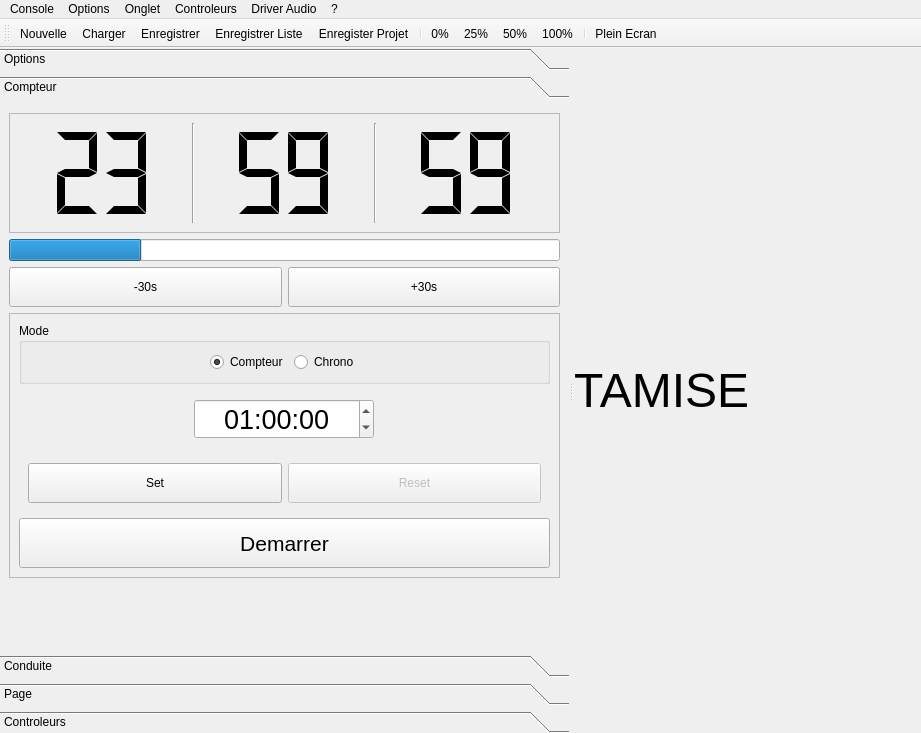
<?xml version="1.0" encoding="UTF-8"?>
<ui version="4.0">
 <class>MainWindowDesign</class>
 <widget class="QMainWindow" name="MainWindowDesign">
  <property name="geometry">
   <rect>
    <x>0</x>
    <y>0</y>
    <width>921</width>
    <height>733</height>
   </rect>
  </property>
  <property name="acceptDrops">
   <bool>true</bool>
  </property>
  <property name="windowTitle">
   <string>MainWindow</string>
  </property>
  <widget class="QWidget" name="centralwidget">
   <layout class="QVBoxLayout" name="verticalLayout">
    <property name="spacing">
     <number>0</number>
    </property>
    <property name="leftMargin">
     <number>0</number>
    </property>
    <property name="topMargin">
     <number>0</number>
    </property>
    <property name="rightMargin">
     <number>0</number>
    </property>
    <property name="bottomMargin">
     <number>0</number>
    </property>
    <item>
     <widget class="QSplitter" name="splitter">
      <property name="orientation">
       <enum>Qt::Horizontal</enum>
      </property>
      <widget class="QToolBox" name="toolBox">
       <property name="currentIndex">
        <number>1</number>
       </property>
       <widget class="QWidget" name="toolBoxOptions">
        <property name="geometry">
         <rect>
          <x>0</x>
          <y>0</y>
          <width>576</width>
          <height>534</height>
         </rect>
        </property>
        <attribute name="label">
         <string>Options</string>
        </attribute>
        <layout class="QVBoxLayout" name="verticalLayout_2">
         <item>
          <layout class="QHBoxLayout" name="horizontalLayout_2">
           <item>
            <widget class="QLabel" name="label">
             <property name="text">
              <string>Style</string>
             </property>
            </widget>
           </item>
           <item>
            <widget class="QComboBox" name="optionsStyleCombo"/>
           </item>
          </layout>
         </item>
         <item>
          <widget class="QGroupBox" name="optionCustWin">
           <property name="title">
            <string>Dimensions et Positions à l'ouverture.</string>
           </property>
           <property name="checkable">
            <bool>false</bool>
           </property>
           <property name="checked">
            <bool>false</bool>
           </property>
           <layout class="QVBoxLayout" name="verticalLayout_3">
            <item>
             <widget class="QRadioButton" name="optionDefaultWin">
              <property name="text">
               <string>Utiliser les valeurs par defaut</string>
              </property>
              <property name="checked">
               <bool>true</bool>
              </property>
             </widget>
            </item>
            <item>
             <widget class="QRadioButton" name="optionLastWin">
              <property name="text">
               <string>Garder les Dimensions et Positions Actuelles.</string>
              </property>
              <property name="checked">
               <bool>false</bool>
              </property>
             </widget>
            </item>
            <item>
             <widget class="QRadioButton" name="optionFS">
              <property name="text">
               <string>Ouvrir en Plein Ecran</string>
              </property>
             </widget>
            </item>
            <item>
             <widget class="QRadioButton" name="optionCustomWin">
              <property name="text">
               <string>Utiliser des paramètres personnalisées</string>
              </property>
             </widget>
            </item>
            <item>
             <widget class="QGroupBox" name="optionCustWinPos">
              <property name="enabled">
               <bool>false</bool>
              </property>
              <property name="title">
               <string>Position fenetre</string>
              </property>
              <property name="checkable">
               <bool>false</bool>
              </property>
              <property name="checked">
               <bool>false</bool>
              </property>
              <layout class="QHBoxLayout" name="horizontalLayout_3">
               <item>
                <widget class="QLabel" name="label_4">
                 <property name="text">
                  <string>X</string>
                 </property>
                </widget>
               </item>
               <item>
                <widget class="QSpinBox" name="optionCustWinPosX">
                 <property name="maximum">
                  <number>4096</number>
                 </property>
                </widget>
               </item>
               <item>
                <widget class="QLabel" name="label_5">
                 <property name="text">
                  <string>Y</string>
                 </property>
                </widget>
               </item>
               <item>
                <widget class="QSpinBox" name="optionCustWinPosY">
                 <property name="maximum">
                  <number>4096</number>
                 </property>
                </widget>
               </item>
               <item>
                <spacer name="horizontalSpacer">
                 <property name="orientation">
                  <enum>Qt::Horizontal</enum>
                 </property>
                 <property name="sizeHint" stdset="0">
                  <size>
                   <width>40</width>
                   <height>20</height>
                  </size>
                 </property>
                </spacer>
               </item>
              </layout>
             </widget>
            </item>
            <item>
             <widget class="QGroupBox" name="optionCustWinDim">
              <property name="enabled">
               <bool>false</bool>
              </property>
              <property name="title">
               <string>Dimension Fenetre</string>
              </property>
              <property name="checkable">
               <bool>false</bool>
              </property>
              <property name="checked">
               <bool>false</bool>
              </property>
              <layout class="QHBoxLayout" name="horizontalLayout_4">
               <item>
                <widget class="QLabel" name="label_6">
                 <property name="text">
                  <string>X</string>
                 </property>
                </widget>
               </item>
               <item>
                <widget class="QSpinBox" name="optionCustWinDimX">
                 <property name="maximum">
                  <number>4096</number>
                 </property>
                </widget>
               </item>
               <item>
                <widget class="QLabel" name="label_7">
                 <property name="text">
                  <string>Y</string>
                 </property>
                </widget>
               </item>
               <item>
                <widget class="QSpinBox" name="optionCustWinDimY">
                 <property name="maximum">
                  <number>4096</number>
                 </property>
                </widget>
               </item>
               <item>
                <spacer name="horizontalSpacer_2">
                 <property name="orientation">
                  <enum>Qt::Horizontal</enum>
                 </property>
                 <property name="sizeHint" stdset="0">
                  <size>
                   <width>40</width>
                   <height>20</height>
                  </size>
                 </property>
                </spacer>
               </item>
              </layout>
             </widget>
            </item>
            <item>
             <widget class="QPushButton" name="optionCustWinButton">
              <property name="enabled">
               <bool>false</bool>
              </property>
              <property name="text">
               <string>Utiliser la dimension et la position actuelle</string>
              </property>
             </widget>
            </item>
           </layout>
          </widget>
         </item>
         <item>
          <widget class="QGroupBox" name="groupBox">
           <property name="title">
            <string>Onglets Maximum</string>
           </property>
           <layout class="QHBoxLayout" name="horizontalLayout_6">
            <item>
             <widget class="QLabel" name="label_2">
              <property name="text">
               <string>(0= Illimité)</string>
              </property>
             </widget>
            </item>
            <item>
             <widget class="QSpinBox" name="optionOngletsMax"/>
            </item>
           </layout>
          </widget>
         </item>
         <item>
          <widget class="QGroupBox" name="groupBox_2">
           <property name="title">
            <string>Controlleurs Max Par Onglets</string>
           </property>
           <layout class="QHBoxLayout" name="horizontalLayout_5">
            <item>
             <widget class="QLabel" name="label_3">
              <property name="text">
               <string>(0= Illimité)</string>
              </property>
             </widget>
            </item>
            <item>
             <widget class="QSpinBox" name="optionGearsMax"/>
            </item>
           </layout>
          </widget>
         </item>
         <item>
          <spacer name="verticalSpacer">
           <property name="orientation">
            <enum>Qt::Vertical</enum>
           </property>
           <property name="sizeHint" stdset="0">
            <size>
             <width>20</width>
             <height>40</height>
            </size>
           </property>
          </spacer>
         </item>
        </layout>
       </widget>
       <widget class="QWidget" name="toolBoxCompteur">
        <property name="geometry">
         <rect>
          <x>0</x>
          <y>0</y>
          <width>576</width>
          <height>534</height>
         </rect>
        </property>
        <attribute name="label">
         <string>Compteur</string>
        </attribute>
        <layout class="QVBoxLayout" name="verticalLayout_5">
         <item>
          <widget class="QFrame" name="frame">
           <property name="minimumSize">
            <size>
             <width>0</width>
             <height>120</height>
            </size>
           </property>
           <property name="frameShape">
            <enum>QFrame::StyledPanel</enum>
           </property>
           <property name="frameShadow">
            <enum>QFrame::Raised</enum>
           </property>
           <layout class="QHBoxLayout" name="horizontalLayout">
            <item>
             <widget class="QLCDNumber" name="compteurH">
              <property name="frameShape">
               <enum>QFrame::NoFrame</enum>
              </property>
              <property name="digitCount">
               <number>2</number>
              </property>
              <property name="segmentStyle">
               <enum>QLCDNumber::Flat</enum>
              </property>
              <property name="value" stdset="0">
               <double>23.000000000000000</double>
              </property>
              <property name="intValue" stdset="0">
               <number>23</number>
              </property>
             </widget>
            </item>
            <item>
             <widget class="Line" name="line">
              <property name="orientation">
               <enum>Qt::Vertical</enum>
              </property>
             </widget>
            </item>
            <item>
             <widget class="QLCDNumber" name="compteurM">
              <property name="frameShape">
               <enum>QFrame::NoFrame</enum>
              </property>
              <property name="smallDecimalPoint">
               <bool>false</bool>
              </property>
              <property name="digitCount">
               <number>2</number>
              </property>
              <property name="segmentStyle">
               <enum>QLCDNumber::Flat</enum>
              </property>
              <property name="value" stdset="0">
               <double>59.000000000000000</double>
              </property>
             </widget>
            </item>
            <item>
             <widget class="Line" name="line_2">
              <property name="orientation">
               <enum>Qt::Vertical</enum>
              </property>
             </widget>
            </item>
            <item>
             <widget class="QLCDNumber" name="compteurS">
              <property name="frameShape">
               <enum>QFrame::NoFrame</enum>
              </property>
              <property name="frameShadow">
               <enum>QFrame::Plain</enum>
              </property>
              <property name="lineWidth">
               <number>1</number>
              </property>
              <property name="digitCount">
               <number>2</number>
              </property>
              <property name="segmentStyle">
               <enum>QLCDNumber::Flat</enum>
              </property>
              <property name="value" stdset="0">
               <double>59.000000000000000</double>
              </property>
             </widget>
            </item>
           </layout>
          </widget>
         </item>
         <item>
          <widget class="QProgressBar" name="compteurProgBar">
           <property name="value">
            <number>24</number>
           </property>
           <property name="textVisible">
            <bool>false</bool>
           </property>
          </widget>
         </item>
         <item>
          <layout class="QHBoxLayout" name="horizontalLayout_11">
           <item>
            <widget class="QPushButton" name="compteurmoins30s">
             <property name="minimumSize">
              <size>
               <width>0</width>
               <height>40</height>
              </size>
             </property>
             <property name="text">
              <string>-30s</string>
             </property>
            </widget>
           </item>
           <item>
            <widget class="QPushButton" name="compteurplus30s">
             <property name="minimumSize">
              <size>
               <width>0</width>
               <height>40</height>
              </size>
             </property>
             <property name="text">
              <string>+30s</string>
             </property>
            </widget>
           </item>
          </layout>
         </item>
         <item>
          <layout class="QHBoxLayout" name="horizontalLayout_10"/>
         </item>
         <item>
          <widget class="QFrame" name="frame_2">
           <property name="frameShape">
            <enum>QFrame::StyledPanel</enum>
           </property>
           <property name="frameShadow">
            <enum>QFrame::Raised</enum>
           </property>
           <layout class="QVBoxLayout" name="verticalLayout_4">
            <item>
             <widget class="QGroupBox" name="groupBox_3">
              <property name="title">
               <string>Mode</string>
              </property>
              <layout class="QHBoxLayout" name="horizontalLayout_8">
               <item>
                <spacer name="horizontalSpacer_4">
                 <property name="orientation">
                  <enum>Qt::Horizontal</enum>
                 </property>
                 <property name="sizeHint" stdset="0">
                  <size>
                   <width>40</width>
                   <height>20</height>
                  </size>
                 </property>
                </spacer>
               </item>
               <item>
                <widget class="QRadioButton" name="compteurModeCo">
                 <property name="text">
                  <string>Compteur</string>
                 </property>
                 <property name="checked">
                  <bool>true</bool>
                 </property>
                </widget>
               </item>
               <item>
                <widget class="QRadioButton" name="compteurModeCh">
                 <property name="text">
                  <string>Chrono</string>
                 </property>
                </widget>
               </item>
               <item>
                <spacer name="horizontalSpacer_3">
                 <property name="orientation">
                  <enum>Qt::Horizontal</enum>
                 </property>
                 <property name="sizeHint" stdset="0">
                  <size>
                   <width>40</width>
                   <height>20</height>
                  </size>
                 </property>
                </spacer>
               </item>
              </layout>
             </widget>
            </item>
            <item>
             <widget class="QWidget" name="widget_2" native="true">
              <layout class="QHBoxLayout" name="horizontalLayout_9">
               <item>
                <widget class="QTimeEdit" name="compteurTime">
                 <property name="minimumSize">
                  <size>
                   <width>180</width>
                   <height>40</height>
                  </size>
                 </property>
                 <property name="maximumSize">
                  <size>
                   <width>150</width>
                   <height>16777215</height>
                  </size>
                 </property>
                 <property name="font">
                  <font>
                   <pointsize>20</pointsize>
                  </font>
                 </property>
                 <property name="alignment">
                  <set>Qt::AlignCenter</set>
                 </property>
                 <property name="displayFormat">
                  <string>HH:mm:ss</string>
                 </property>
                 <property name="time">
                  <time>
                   <hour>1</hour>
                   <minute>0</minute>
                   <second>0</second>
                  </time>
                 </property>
                </widget>
               </item>
              </layout>
             </widget>
            </item>
            <item>
             <widget class="QWidget" name="widget" native="true">
              <layout class="QHBoxLayout" name="horizontalLayout_7">
               <item>
                <widget class="QPushButton" name="compteurSet">
                 <property name="minimumSize">
                  <size>
                   <width>0</width>
                   <height>40</height>
                  </size>
                 </property>
                 <property name="text">
                  <string>Set</string>
                 </property>
                </widget>
               </item>
               <item>
                <widget class="QPushButton" name="compteurReset">
                 <property name="enabled">
                  <bool>false</bool>
                 </property>
                 <property name="minimumSize">
                  <size>
                   <width>0</width>
                   <height>40</height>
                  </size>
                 </property>
                 <property name="text">
                  <string>Reset</string>
                 </property>
                </widget>
               </item>
              </layout>
             </widget>
            </item>
            <item>
             <widget class="QPushButton" name="compteurStart">
              <property name="minimumSize">
               <size>
                <width>0</width>
                <height>50</height>
               </size>
              </property>
              <property name="font">
               <font>
                <pointsize>16</pointsize>
               </font>
              </property>
              <property name="text">
               <string>Demarrer</string>
              </property>
             </widget>
            </item>
           </layout>
          </widget>
         </item>
         <item>
          <spacer name="verticalSpacer_2">
           <property name="orientation">
            <enum>Qt::Vertical</enum>
           </property>
           <property name="sizeHint" stdset="0">
            <size>
             <width>20</width>
             <height>40</height>
            </size>
           </property>
          </spacer>
         </item>
        </layout>
       </widget>
       <widget class="ConduiteWidget" name="toolBoxConduite">
        <property name="geometry">
         <rect>
          <x>0</x>
          <y>0</y>
          <width>576</width>
          <height>534</height>
         </rect>
        </property>
        <attribute name="label">
         <string>Conduite</string>
        </attribute>
       </widget>
       <widget class="PageDialog" name="toolBoxPage">
        <property name="geometry">
         <rect>
          <x>0</x>
          <y>0</y>
          <width>576</width>
          <height>534</height>
         </rect>
        </property>
        <attribute name="label">
         <string>Page</string>
        </attribute>
       </widget>
       <widget class="GearDialog" name="toolBoxControleurs">
        <property name="geometry">
         <rect>
          <x>0</x>
          <y>0</y>
          <width>576</width>
          <height>534</height>
         </rect>
        </property>
        <attribute name="label">
         <string>Controleurs</string>
        </attribute>
       </widget>
      </widget>
      <widget class="QWidget" name="layoutWidget">
       <layout class="QHBoxLayout" name="layout1">
        <property name="spacing">
         <number>0</number>
        </property>
        <property name="leftMargin">
         <number>1</number>
        </property>
        <property name="topMargin">
         <number>1</number>
        </property>
        <property name="rightMargin">
         <number>1</number>
        </property>
        <property name="bottomMargin">
         <number>1</number>
        </property>
        <item>
         <widget class="QLabel" name="TitreSoft">
          <property name="styleSheet">
           <string notr="true">font: 36pt;</string>
          </property>
          <property name="text">
           <string>TAMISE</string>
          </property>
          <property name="scaledContents">
           <bool>false</bool>
          </property>
          <property name="wordWrap">
           <bool>true</bool>
          </property>
          <property name="buddy">
           <cstring>TitreSoft</cstring>
          </property>
         </widget>
        </item>
       </layout>
      </widget>
     </widget>
    </item>
   </layout>
  </widget>
  <widget class="QMenuBar" name="menubar">
   <property name="geometry">
    <rect>
     <x>0</x>
     <y>0</y>
     <width>921</width>
     <height>21</height>
    </rect>
   </property>
   <widget class="QMenu" name="menuConsole">
    <property name="title">
     <string>Console</string>
    </property>
    <addaction name="actionNouvelle"/>
    <addaction name="actionCharger"/>
    <addaction name="actionEnregistrer"/>
    <addaction name="actionEnregistrer_Liste"/>
    <addaction name="actionEnregister_Projet"/>
   </widget>
   <widget class="QMenu" name="menuOptions">
    <property name="title">
     <string>Options</string>
    </property>
    <addaction name="actionOptions"/>
    <addaction name="actionCompteur"/>
    <addaction name="actionConduite_Scenique"/>
    <addaction name="actionPages"/>
    <addaction name="actionAjouter"/>
    <addaction name="actionInformations"/>
    <addaction name="separator"/>
    <addaction name="actionBarre_de_Menu"/>
    <addaction name="actionPlein_Ecran"/>
    <addaction name="actionCacher_Panneau"/>
    <addaction name="separator"/>
    <addaction name="actionQuitter"/>
   </widget>
   <widget class="QMenu" name="menu">
    <property name="title">
     <string>?</string>
    </property>
    <addaction name="actionA_Propos"/>
    <addaction name="actionUpdate"/>
   </widget>
   <widget class="QMenu" name="menuControleurs">
    <property name="title">
     <string>Controleurs</string>
    </property>
    <addaction name="actionMutePage"/>
    <addaction name="actionMuteAll"/>
    <addaction name="separator"/>
    <addaction name="actionMutePageRemove"/>
    <addaction name="actionMuteAllRemove"/>
    <addaction name="separator"/>
    <addaction name="actionNextPage"/>
    <addaction name="actionNextAll"/>
    <addaction name="separator"/>
    <addaction name="actionNextPageRemove"/>
    <addaction name="actionNextAllRemove"/>
   </widget>
   <widget class="QMenu" name="menuControleurs_2">
    <property name="title">
     <string>Onglet</string>
    </property>
    <widget class="QMenu" name="menuVolume">
     <property name="title">
      <string>Volume des controleurs</string>
     </property>
     <addaction name="action0"/>
     <addaction name="action25"/>
     <addaction name="action50"/>
     <addaction name="action75"/>
     <addaction name="action100"/>
    </widget>
    <widget class="QMenu" name="menuMettre_tout_les_controleurs_la_suite">
     <property name="title">
      <string>Mettre tout les controleurs à la suite</string>
     </property>
     <addaction name="actionNextYes"/>
     <addaction name="actionNextNo"/>
    </widget>
    <addaction name="menuVolume"/>
    <addaction name="separator"/>
    <addaction name="menuMettre_tout_les_controleurs_la_suite"/>
    <addaction name="actionStoper_tous_les_controleurs"/>
   </widget>
   <widget class="QMenu" name="menuDriver_Audio">
    <property name="title">
     <string>Driver Audio</string>
    </property>
   </widget>
   <addaction name="menuConsole"/>
   <addaction name="menuOptions"/>
   <addaction name="menuControleurs_2"/>
   <addaction name="menuControleurs"/>
   <addaction name="menuDriver_Audio"/>
   <addaction name="menu"/>
  </widget>
  <widget class="QToolBar" name="Raccourcis">
   <property name="windowTitle">
    <string>toolBar</string>
   </property>
   <property name="iconSize">
    <size>
     <width>16</width>
     <height>16</height>
    </size>
   </property>
   <property name="toolButtonStyle">
    <enum>Qt::ToolButtonTextUnderIcon</enum>
   </property>
   <attribute name="toolBarArea">
    <enum>TopToolBarArea</enum>
   </attribute>
   <attribute name="toolBarBreak">
    <bool>false</bool>
   </attribute>
   <addaction name="actionNouvelle"/>
   <addaction name="actionCharger"/>
   <addaction name="actionEnregistrer"/>
   <addaction name="actionEnregistrer_Liste"/>
   <addaction name="actionEnregister_Projet"/>
   <addaction name="separator"/>
   <addaction name="action0"/>
   <addaction name="action25"/>
   <addaction name="action50"/>
   <addaction name="action100"/>
   <addaction name="separator"/>
   <addaction name="actionPlein_Ecran"/>
  </widget>
  <action name="actionNouvelle">
   <property name="icon">
    <iconset resource="res.qrc">
     <normaloff>:/img/res/Actions-system-reboot-icon.png</normaloff>:/img/res/Actions-system-reboot-icon.png</iconset>
   </property>
   <property name="text">
    <string>Nouvelle</string>
   </property>
   <property name="shortcut">
    <string>F1</string>
   </property>
  </action>
  <action name="actionCharger">
   <property name="icon">
    <iconset resource="res.qrc">
     <normaloff>:/img/res/Actions-system-log-out-icon.png</normaloff>:/img/res/Actions-system-log-out-icon.png</iconset>
   </property>
   <property name="text">
    <string>Charger</string>
   </property>
   <property name="shortcut">
    <string>F2</string>
   </property>
  </action>
  <action name="actionEnregistrer">
   <property name="icon">
    <iconset resource="res.qrc">
     <normaloff>:/img/res/Save-icon.png</normaloff>:/img/res/Save-icon.png</iconset>
   </property>
   <property name="text">
    <string>Enregistrer</string>
   </property>
   <property name="shortcut">
    <string>F3</string>
   </property>
  </action>
  <action name="actionAjouter">
   <property name="icon">
    <iconset resource="res.qrc">
     <normaloff>:/img/res/Menu.png</normaloff>:/img/res/Menu.png</iconset>
   </property>
   <property name="text">
    <string>Controleurs</string>
   </property>
   <property name="shortcut">
    <string>F9</string>
   </property>
  </action>
  <action name="actionPlein_Ecran">
   <property name="checkable">
    <bool>true</bool>
   </property>
   <property name="icon">
    <iconset resource="res.qrc">
     <normaloff>:/img/res/Fullscreen.png</normaloff>:/img/res/Fullscreen.png</iconset>
   </property>
   <property name="text">
    <string>Plein Ecran</string>
   </property>
   <property name="shortcut">
    <string>F11</string>
   </property>
  </action>
  <action name="actionInformations">
   <property name="icon">
    <iconset resource="res.qrc">
     <normaloff>:/img/res/History.png</normaloff>:/img/res/History.png</iconset>
   </property>
   <property name="text">
    <string>Informations</string>
   </property>
   <property name="shortcut">
    <string>F10</string>
   </property>
  </action>
  <action name="actionConduite_Scenique">
   <property name="icon">
    <iconset resource="res.qrc">
     <normaloff>:/img/res/Menu.png</normaloff>:/img/res/Menu.png</iconset>
   </property>
   <property name="text">
    <string>Conduite Scenique</string>
   </property>
   <property name="shortcut">
    <string>F7</string>
   </property>
  </action>
  <action name="actionQuitter">
   <property name="icon">
    <iconset resource="res.qrc">
     <normaloff>:/img/res/Actions-system-shutdown-icon.png</normaloff>:/img/res/Actions-system-shutdown-icon.png</iconset>
   </property>
   <property name="text">
    <string>Quitter</string>
   </property>
   <property name="shortcut">
    <string>Ctrl+End</string>
   </property>
  </action>
  <action name="actionA_Propos">
   <property name="icon">
    <iconset resource="res.qrc">
     <normaloff>:/img/res/Get Info Blue Button.png</normaloff>:/img/res/Get Info Blue Button.png</iconset>
   </property>
   <property name="text">
    <string>A Propos</string>
   </property>
  </action>
  <action name="actionOptions">
   <property name="icon">
    <iconset resource="res.qrc">
     <normaloff>:/img/res/Gear.png</normaloff>:/img/res/Gear.png</iconset>
   </property>
   <property name="text">
    <string>Options</string>
   </property>
   <property name="shortcut">
    <string>F5</string>
   </property>
  </action>
  <action name="actionCacher_Panneau">
   <property name="icon">
    <iconset resource="res.qrc">
     <normaloff>:/img/res/Menu.png</normaloff>:/img/res/Menu.png</iconset>
   </property>
   <property name="text">
    <string>Panneau</string>
   </property>
   <property name="shortcut">
    <string>F12</string>
   </property>
  </action>
  <action name="actionEnregistrer_Liste">
   <property name="icon">
    <iconset resource="res.qrc">
     <normaloff>:/img/res/Save-icon.png</normaloff>:/img/res/Save-icon.png</iconset>
   </property>
   <property name="text">
    <string>Enregistrer Liste</string>
   </property>
   <property name="shortcut">
    <string>F4</string>
   </property>
  </action>
  <action name="actionBarre_de_Menu">
   <property name="checkable">
    <bool>true</bool>
   </property>
   <property name="icon">
    <iconset resource="res.qrc">
     <normaloff>:/img/res/Menu.png</normaloff>:/img/res/Menu.png</iconset>
   </property>
   <property name="text">
    <string>Barre de Menu</string>
   </property>
   <property name="shortcut">
    <string>ScrollLock</string>
   </property>
  </action>
  <action name="actionUpdate">
   <property name="icon">
    <iconset resource="res.qrc">
     <normaloff>:/img/res/Transfer.png</normaloff>:/img/res/Transfer.png</iconset>
   </property>
   <property name="text">
    <string>Mise à jour</string>
   </property>
  </action>
  <action name="actionPages">
   <property name="icon">
    <iconset resource="res.qrc">
     <normaloff>:/img/res/Menu.png</normaloff>:/img/res/Menu.png</iconset>
   </property>
   <property name="text">
    <string>Pages</string>
   </property>
   <property name="shortcut">
    <string>F8</string>
   </property>
  </action>
  <action name="actionMutePage">
   <property name="text">
    <string>Sourdine</string>
   </property>
  </action>
  <action name="actionMuteAll">
   <property name="text">
    <string>Onglet actuel en Sourdine</string>
   </property>
  </action>
  <action name="actionEnregister_Projet">
   <property name="icon">
    <iconset resource="res.qrc">
     <normaloff>:/img/res/Save-icon.png</normaloff>:/img/res/Save-icon.png</iconset>
   </property>
   <property name="text">
    <string>Enregister Projet</string>
   </property>
   <property name="shortcut">
    <string>Ctrl+F4</string>
   </property>
  </action>
  <action name="actionNextPage">
   <property name="text">
    <string>Mettre Tous les controleurs de l'onglet sur suivant</string>
   </property>
  </action>
  <action name="actionNextAll">
   <property name="text">
    <string>Mettre tous les controleurs sur suivant</string>
   </property>
  </action>
  <action name="actionMutePageRemove">
   <property name="text">
    <string>Enlever l'onglet de la sourdine</string>
   </property>
  </action>
  <action name="actionMuteAllRemove">
   <property name="text">
    <string>Enlever tous les onglets de la sourdine</string>
   </property>
  </action>
  <action name="actionNextPageRemove">
   <property name="text">
    <string>Enlever tous les controleurs de l'onglet de suivant</string>
   </property>
  </action>
  <action name="actionNextAllRemove">
   <property name="text">
    <string>Enlever tous les controleurs de suivant</string>
   </property>
  </action>
  <action name="action0">
   <property name="text">
    <string>0%</string>
   </property>
  </action>
  <action name="action25">
   <property name="text">
    <string>25%</string>
   </property>
  </action>
  <action name="action50">
   <property name="text">
    <string>50%</string>
   </property>
  </action>
  <action name="action100">
   <property name="text">
    <string>100%</string>
   </property>
  </action>
  <action name="actionMettre_tout_en_simple">
   <property name="text">
    <string>Enlever la Lecture des suivant</string>
   </property>
  </action>
  <action name="actionNextYes">
   <property name="text">
    <string>Oui</string>
   </property>
  </action>
  <action name="actionNextNo">
   <property name="text">
    <string>Non</string>
   </property>
  </action>
  <action name="actionTous_les_activer">
   <property name="text">
    <string>Tous les activer</string>
   </property>
  </action>
  <action name="actionTous_les_desactiver">
   <property name="text">
    <string>Tous les désactiver</string>
   </property>
  </action>
  <action name="actionStoper_tous_les_controleurs">
   <property name="text">
    <string>Stoper tous les controleurs</string>
   </property>
  </action>
  <action name="action75">
   <property name="text">
    <string>75%</string>
   </property>
  </action>
  <action name="actionCompteur">
   <property name="icon">
    <iconset resource="res.qrc">
     <normaloff>:/img/res/Menu.png</normaloff>:/img/res/Menu.png</iconset>
   </property>
   <property name="text">
    <string>Compteur/Chrono</string>
   </property>
   <property name="shortcut">
    <string>F6</string>
   </property>
  </action>
  <action name="actionCompteur_Chrono">
   <property name="text">
    <string>Compteur/Chrono</string>
   </property>
  </action>
 </widget>
 <customwidgets>
  <customwidget>
   <class>ConduiteWidget</class>
   <extends>QWidget</extends>
   <header location="global">conduitewidget.h</header>
   <container>1</container>
  </customwidget>
  <customwidget>
   <class>GearDialog</class>
   <extends>QWidget</extends>
   <header location="global">geardialog.h</header>
   <container>1</container>
  </customwidget>
  <customwidget>
   <class>PageDialog</class>
   <extends>QWidget</extends>
   <header>pagedialog.h</header>
   <container>1</container>
  </customwidget>
 </customwidgets>
 <resources>
  <include location="res.qrc"/>
 </resources>
 <connections>
  <connection>
   <sender>actionBarre_de_Menu</sender>
   <signal>toggled(bool)</signal>
   <receiver>menubar</receiver>
   <slot>hide()</slot>
   <hints>
    <hint type="sourcelabel">
     <x>-1</x>
     <y>-1</y>
    </hint>
    <hint type="destinationlabel">
     <x>294</x>
     <y>10</y>
    </hint>
   </hints>
  </connection>
  <connection>
   <sender>optionCustomWin</sender>
   <signal>toggled(bool)</signal>
   <receiver>optionCustWinPos</receiver>
   <slot>setEnabled(bool)</slot>
   <hints>
    <hint type="sourcelabel">
     <x>128</x>
     <y>228</y>
    </hint>
    <hint type="destinationlabel">
     <x>239</x>
     <y>261</y>
    </hint>
   </hints>
  </connection>
  <connection>
   <sender>optionCustomWin</sender>
   <signal>toggled(bool)</signal>
   <receiver>optionCustWinDim</receiver>
   <slot>setEnabled(bool)</slot>
   <hints>
    <hint type="sourcelabel">
     <x>285</x>
     <y>229</y>
    </hint>
    <hint type="destinationlabel">
     <x>283</x>
     <y>319</y>
    </hint>
   </hints>
  </connection>
  <connection>
   <sender>optionCustomWin</sender>
   <signal>toggled(bool)</signal>
   <receiver>optionCustWinButton</receiver>
   <slot>setEnabled(bool)</slot>
   <hints>
    <hint type="sourcelabel">
     <x>346</x>
     <y>223</y>
    </hint>
    <hint type="destinationlabel">
     <x>367</x>
     <y>380</y>
    </hint>
   </hints>
  </connection>
 </connections>
</ui>
